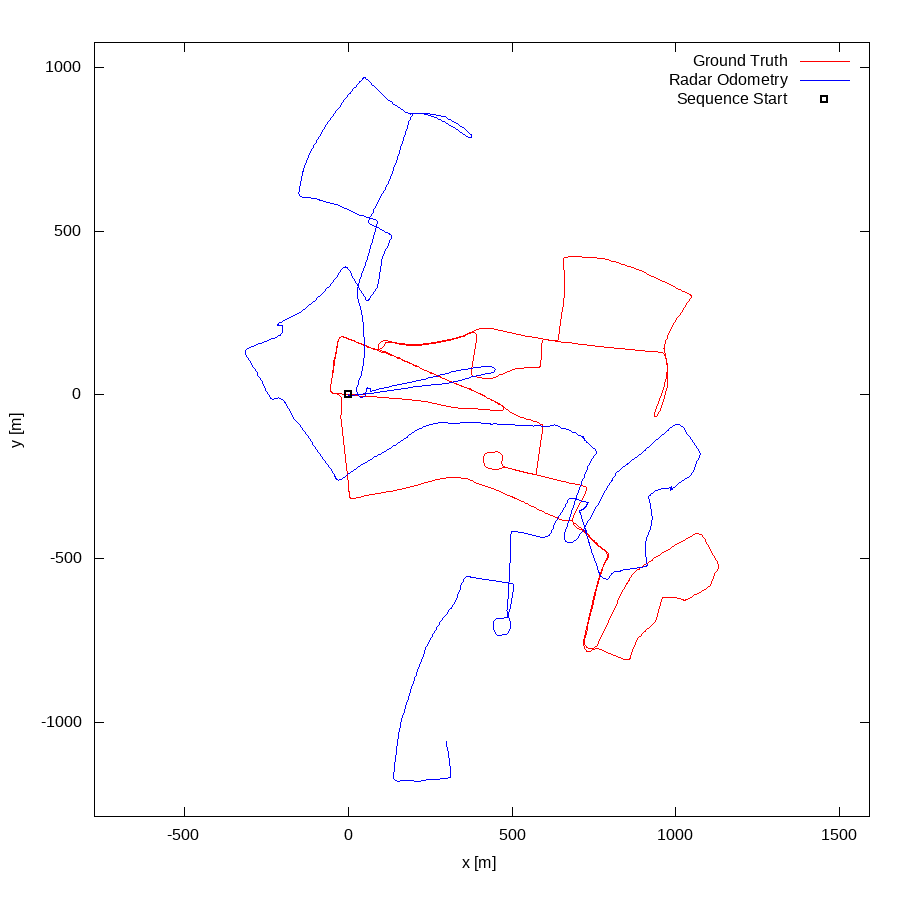

Write the gnuplot code that produced this figure.
set term postscript eps enhanced color
set output "12.eps"
set size ratio -1
set xrange [-775:1591]
set yrange [-1288:1077]
set xlabel "x [m]"
set ylabel "y [m]"
plot "12.txt" using 1:2 lc rgb "#FF0000" title 'Ground Truth' w lines,"12.txt" using 3:4 lc rgb "#0000FF" title 'Radar Odometry' w lines,"< head -1 12.txt" using 1:2 lc rgb "#000000" pt 4 ps 1 lw 2 title 'Sequence Start' w points
